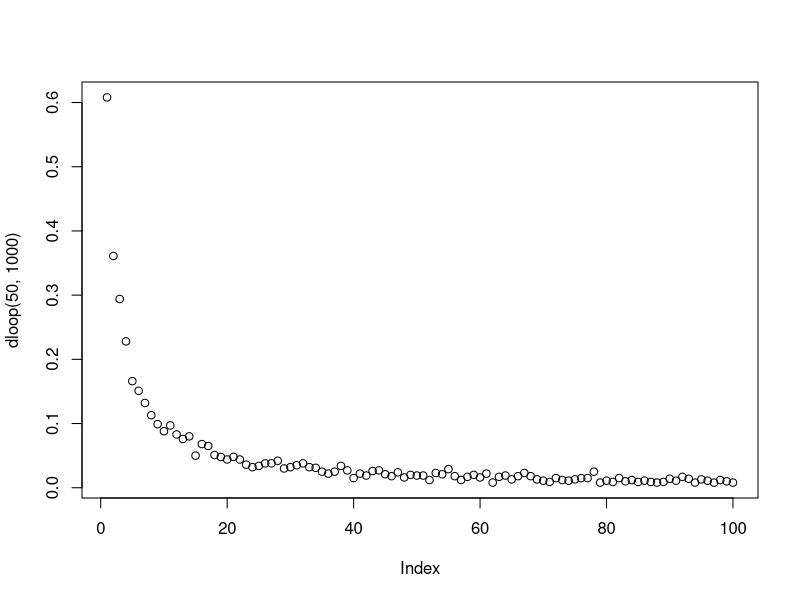

Reproduce this figure in R.
# Aidan Garrity (s1997567), Eleni Michaelidou (s2226022), Meshari Alrafidi (s2319759)

# Brief description of what each team member contributed to the project:

# Proportion of the work was undertaken by each team member: Aidan Garrity: 
#                                                            Eleni Michaelidou: 
#                                                            Meshari Alrafidi: 


# -------------------- Overview of the code --------------------

# We simulate the following puzzle: 2n prisoners are given a natural number to identify them, they enter a room 
# with 2n boxes, each box containing a number inside it and a number on it's lid. The prisoners' goal is to select the 
# box with their number in it. They are allowed to choose a maximum of n boxes. Three strategies are simulated here:
# Strategy 1. A prisoner selects the box with their number on the lid. If the number of the card inside the lid, k, is not their 
# number they go to box k and open it. They continue doing this until they either have found their number or have chosen 
# n boxes. 
# Strategy 2. The prisoner chooses a random box then repeats the steps in strategy 1.
# Strategy 3. n boxes are checked randomnly 

#---------------------Part One----------------------------------

Pone <- function(n, k, strategy, nreps){
  # This function estimates the probability a single prisoner succeeding in finding their number.
  # Input:  n: the maximum number of boxes the prisoner is allowed to open
  #         k: the prisoner’s number
  #         strategy: which strategy to implement {1,2,3}
  #         nreps: the number of iterations of the simulations to run (in order to estimate the probability)
  # Output: prob: probability of a single prisoner succeeding in finding their number.
  
  if (strategy == 1) {
    
    initial_box <- k
    prob <- following_numbers(n, k, initial_box, nreps)
    
  }
  else if (strategy ==2) {
    
    initial_box <- sample(1:(2*n), size=1)
    prob <- following_numbers(n, k, initial_box, nreps)
    
  }
  else if (strategy == 3){
    
    prob <- picking_randomly(n, k, nreps)
    
  }
  return(prob)
}

Pall <- function(n, strategy, nreps){
  # This function estimates the probability of all prisoners finding their numbers.
  # Input:  n: the maximum number of boxes a prisoner is allowed to open
  #         strategy: which strategy to implement {1,2,3}
  #         nreps: the number of iterations of the simulations to run (in order to estimate the probability)
  # Output: prob: probability of all prisoners succeeding in finding their number.
  
  # Assigning a unique prisoner number to each of the 2n prisoners.
  prisoners <- c(1:(2*n))
  
  
  if (strategy == 1) {
    
    initial_box <- prisoners
    prob <- following_numbers(n, prisoners, initial_box, nreps)
    
  }
  else if (strategy ==2) {
    
    initial_box <- sample(1:(2*n), size=(2*n))
    prob <- following_numbers(n, prisoners, initial_box, nreps)
    
  }
  else if (strategy == 3){
    
    prob <- picking_randomly(n, prisoners, nreps)
    
  }
  return(prob)
}


#######################################################################################

following_numbers <- function(n, prisoners, initial_box, nreps){
  # This function estimates the probability of a single prisoner succeeding in finding their number.
  # The prisoner opens boxes by following the numbers on the card within the boxes.
  # Input:  n: the maximum number of boxes the prisoner is allowed to open
  #         k: the prisoner’s number
  #         nreps: the number of iterations of the simulations to run (in order to estimate the probability)
  # Output: prob: probability of a single prisoner succeeding in finding their number.
  
  
  # number_found represents the number that a card found inside of the box.
  # Initialization of "number_found"
  number_found <- 0 
  
  # Running the experiment nreps times
  for (i in 1:nreps){
    
    # Assign numbers (1 to 2*n) randomly within the 2*n boxes before starting the experiment.
    # Random placement of numbers within the boxes in each simulation.
    boxes <- sample(1:(2*n), 2*n, replace=F)

    pick <- c()
    
    for (k in 1:length(prisoners)){

      # Initial box for the experiment based on the strategy for each prisoner
      pick <- initial_box[k]

      # The prisoner repeat the process of opening boxes until they have either found the card
      # with their number on it (break the loop) or opened n boxes without finding it.
      for (trial in 1:n){
        
        # Exit the loop when the prisoner finds the card in the box with their number.
        if (boxes[pick] == prisoners[k]){
          number_found <- number_found + 1
          break
        }else{
          pick = boxes[pick]
        }
      }
    }
    if (number_found != length(prisoners)){
      number_found <- 0
    }
  }
  
  # probability of success (the prisoner(s) find(s) the card with their number on it).
  prob = number_found / nreps
  return(prob)
}

picking_randomly <- function(n, prisoners, nreps){
  # This function estimates the probability of a single prisoner succeeding in finding their number.
  # The prisoner opens n boxes at random, checking each card for their number.
  # Input:  n: the maximum number of boxes the prisoner is allowed to open
  #         k: the prisoner’s number
  #         nreps: the number of iterations of the simulations to run (in order to estimate the probability)
  # Output: prob: probability of a single prisoner succeeding in finding their number.
  
  # number_found represents the number found inside of the box
  number_found <- 0
  
  # Running the experiment nreps times
  for (i in 1:nreps){ 
    
    for (k in 1:length(prisoners)){
      
      # we create 2n boxes, n of which can be opened
      boxes <- sample(1:(2*n), n)
      
      # if the prisoner's number is selected... 
      if (k %in% boxes){
        
        # counter increases
        number_found <- number_found + 1
      }
    }
    if (number_found != length(prisoners)){
      number_found <- 0
    }
  }  
  # probability of success (the prisoner(s) find(s) the card with their number on it).
  prob = number_found / nreps
  return(prob)
}


# Example estimating the individual success probability under Strategy 1, n =100
Pone(n = 100, k = 4, strategy = 1, nreps = 1000)

# Example estimating the individual success probability under Strategy 2, n =100
Pone(n = 100, k = 4, strategy = 2, nreps = 1000)

# Example estimating the individual success probability under Strategy 1, n =100
Pone(n = 100, k = 4, strategy = 3, nreps = 1000)


# Example estimating the joint success probability under Strategy 1, n =5
Pall(n = 100, strategy = 1, nreps = 1000)

# Example estimating the joint success probability under Strategy 2, n =5
Pall(n = 100, strategy = 2, nreps = 1000)

# Example estimating the joint success probability under Strategy 3, n =5
Pall(n = 100, strategy = 3, nreps = 1000)


###########################################################

#Pone <- function(n, k, strategy, nreps){
  # This function estimates the probability a single prisoner succeeding in finding their number.
  # Input:  n: the maximum number of boxes the prisoner is allowed to open
  #         k: the prisoner’s number
  #         strategy: which strategy to implement {1,2,3}
  #         nreps: the number of iterations of the simulations to run (in order to estimate the probability)
#  # Output: prob: probability of a single prisoner succeeding in finding their number.
#  if (strategy == 1) {
#    number_found <- 0
#    next_box <- k
#    for (i in 1:nreps){
#      boxes <- sample(1:(2*n), size = 1)
#      if (which( boxes == k ) == k){
#        number_found <- number_found + 1
#      } else {
#        next_box <- boxes 
#      }
#    }
#  }
#  else if (strategy ==2) {
#    initial_box <- sample(1:2*n, size=1)
#  }
#  
#  # strategy three: n boxes are opened randomly
#  else if (strategy == 3){
#    
#    # number_found represents the number found inside of the box
#    number_found <- 0 
#    for (i in 1:nreps){ 
#      
#      # we create 2n boxes, n of which can be opened
#      boxes <- sample(1:(2*n), n)
#      
#      # if the prisoner's number is selected... 
#      if (k %in% boxes){
#        
#        # counter increases
#        number_found <- number_found + 1
#      }
#    }
#    # probability estimate of success
#    return(number_found / nreps)
#  }
#}

dloop <- function(n, nreps){
  
  totalcount <- rep(0, 2*n)
  for (rep in 1:nreps){
      
    boxes <- sample(1:(2*n))
    loopcount <- rep(0, 2*n)
    left_to_check <- 1:(2*n)
    
    i<-1
    while (i %in% left_to_check) {
      
        counter <- 1
        j <- i
        checked <- c()
        while(i != boxes[j]){
          counter <- counter + 1
          checked <- c(checked, j)
          j <- boxes[j]
        }
        
        checked <- c(checked, j)
        loopcount[counter] <- 1
        left_to_check <- left_to_check[-match(checked, left_to_check)]
  
      if (length(left_to_check) == 0){
        break
      }
        
      i <- left_to_check[1]
  
    }
    totalcount <- totalcount + loopcount
  }
  
  return(totalcount / nreps)
}

plot(dloop(50,1000))


  
